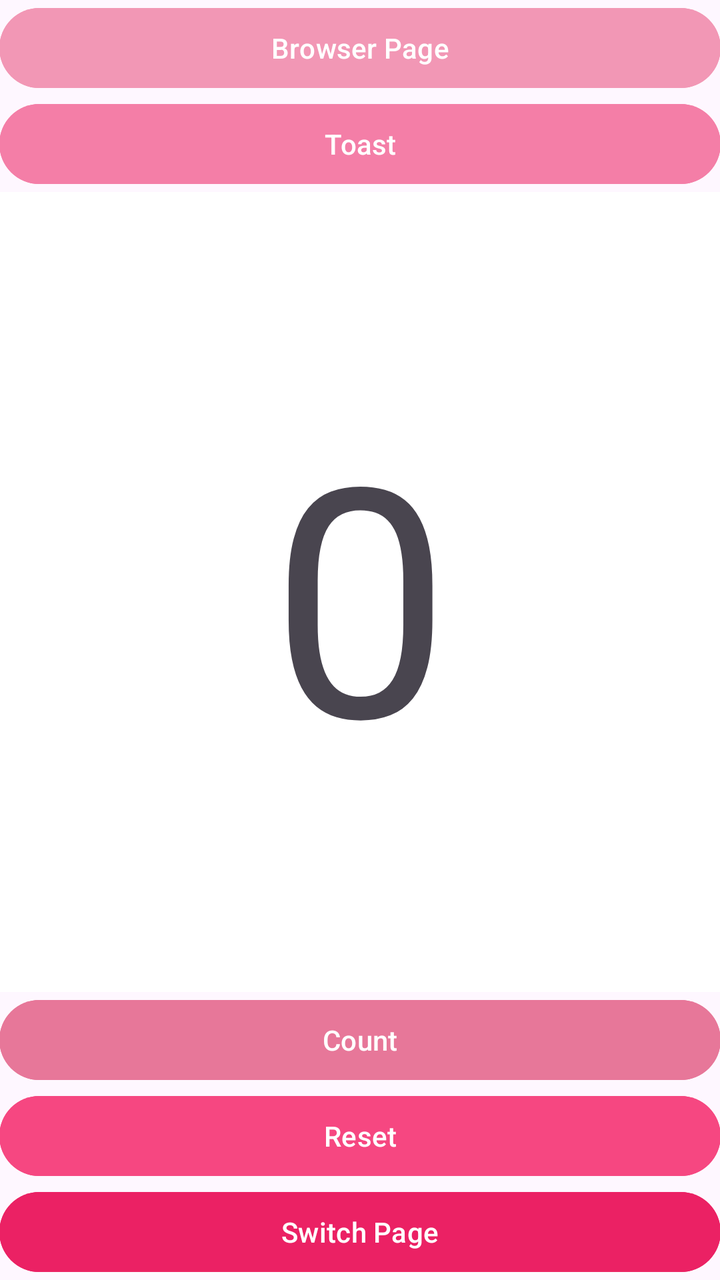
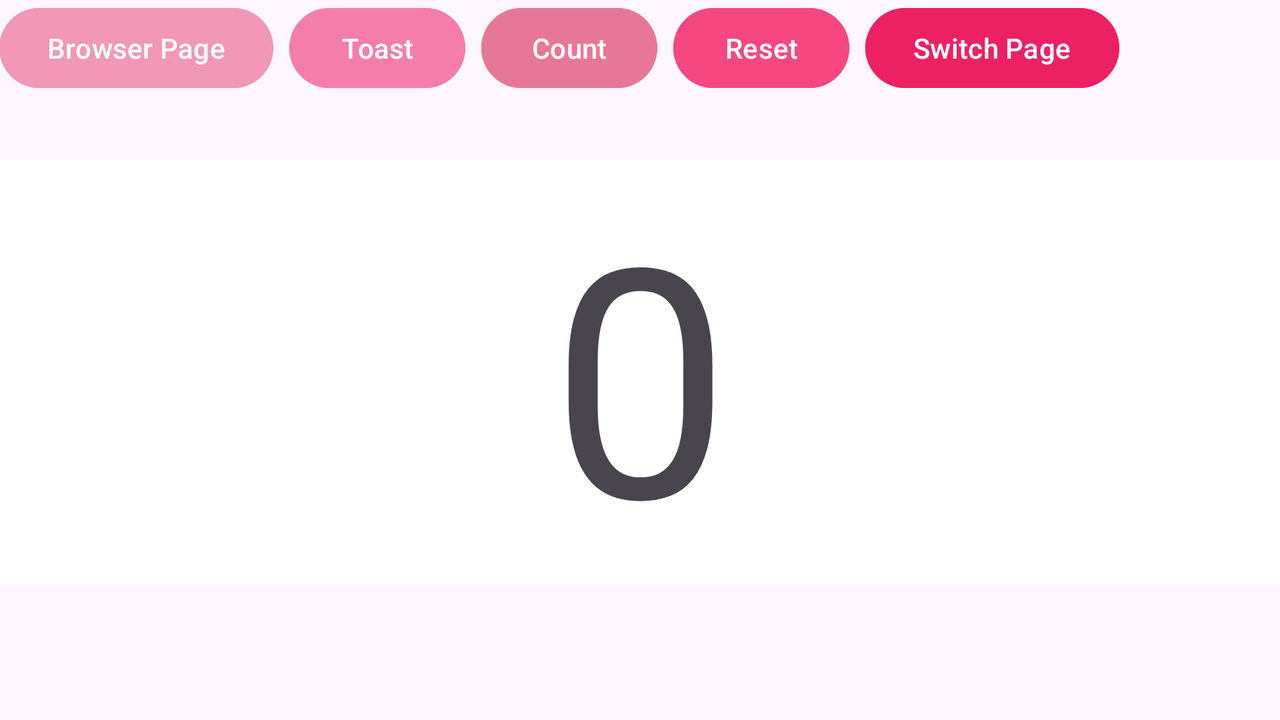

The same Android screen from two of the app's own layout files: first res/layout/ as a phone draws it, then the repository's variant for another configuration, drawn on a device whose configuration selects that folder. Both files follow.
<!-- AndroidManifest.xml: application theme Theme.Onixa -->
<!-- res/layout/activity_main.xml -->
<?xml version="1.0" encoding="utf-8"?>
<LinearLayout xmlns:android="http://schemas.android.com/apk/res/android"
    xmlns:app="http://schemas.android.com/apk/res-auto"
    xmlns:tools="http://schemas.android.com/tools"
    android:id="@+id/main"
    android:layout_width="match_parent"
    android:layout_height="match_parent"
    android:orientation="vertical"
    android:paddingBottom="@dimen/activity_vertical_margin"
    android:paddingLeft="@dimen/activity_horizontal_margin"
    android:paddingRight="@dimen/activity_horizontal_margin"
    android:paddingTop="@dimen/activity_vertical_margin"
    tools:context=".MainActivity">

    <Button
        android:id="@+id/button_browser"
        android:layout_width="match_parent"
        android:layout_height="wrap_content"
        android:backgroundTint="#F297B5"
        android:text="@string/button_label_browser" />

    <Button
        android:id="@+id/button_toast"
        android:layout_width="match_parent"
        android:layout_height="wrap_content"
        android:text="@string/button_label_toast"
        android:textColor="@color/cardview_light_background"
        android:backgroundTint="#F47EA7" />

    <TextView
        android:id="@+id/show_count"
        android:layout_width="match_parent"
        android:layout_height="0dp"
        android:textSize="160sp"
        android:background="#FFFFFF"
        android:layout_weight="2"
        android:text="@string/count_initial_value"
        android:gravity="center" />

    <Button
        android:id="@+id/button_count"
        android:layout_width="match_parent"
        android:layout_height="wrap_content"
        android:backgroundTint="#E77799"
        android:text="@string/button_label_count" />

    <Button
        android:id="@+id/button_reset"
        android:layout_width="match_parent"
        android:layout_height="wrap_content"
        android:text="@string/reset"
        android:layout_toEndOf="@+id/button_count"
        android:backgroundTint="#F64781"
        tools:ignore="ObsoleteLayoutParam" />

    <Button
        android:id="@+id/button_pindah"
        android:layout_width="match_parent"
        android:layout_height="wrap_content"
        android:backgroundTint="#EB2164"
        android:text="@string/button_label_pindah"
        app:cornerRadius="20dp"/>

</LinearLayout>
<!-- resources referenced by this layout -->
<resources>
  <string name="button_label_browser">Browser Page</string>
  <string name="button_label_count">Count</string>
  <string name="button_label_pindah">Switch Page</string>
  <string name="button_label_toast">Toast</string>
  <string name="count_initial_value">0</string>
  <string name="reset">Reset</string>
  <style name="Theme.Onixa" parent="Base.Theme.Onixa" />
  <style name="Base.Theme.Onixa" parent="Theme.Material3.DayNight.NoActionBar">
          
          
      </style>
</resources>
<!-- res/layout-land/activity_main.xml (the repository's variant of the layout above) -->
<!-- drawn on the phone turned sideways -->
<?xml version="1.0" encoding="utf-8"?>
<RelativeLayout xmlns:android="http://schemas.android.com/apk/res/android"
    xmlns:app="http://schemas.android.com/apk/res-auto"
    xmlns:tools="http://schemas.android.com/tools"
    android:id="@+id/main"
    android:layout_width="match_parent"
    android:layout_height="match_parent"
    android:paddingBottom="@dimen/activity_vertical_margin"
    android:paddingLeft="@dimen/activity_horizontal_margin"
    android:paddingRight="@dimen/activity_horizontal_margin"
    android:paddingTop="@dimen/activity_vertical_margin"
    tools:context=".MainActivity">

    <Button
        android:id="@+id/button_browser"
        android:layout_width="wrap_content"
        android:layout_height="wrap_content"
        android:backgroundTint="#F297B5"
        android:text="@string/button_label_browser"
        android:layout_alignParentTop="true"
        android:layout_marginEnd="8dp"/>

    <Button
        android:id="@+id/button_toast"
        android:layout_width="wrap_content"
        android:layout_height="wrap_content"
        android:text="@string/button_label_toast"
        android:textColor="@color/cardview_light_background"
        android:backgroundTint="#F47EA7"
        android:layout_toRightOf="@id/button_browser"
        android:layout_alignTop="@id/button_browser"
        android:layout_marginEnd="8dp"/>

    <Button
        android:id="@+id/button_count"
        android:layout_width="wrap_content"
        android:layout_height="wrap_content"
        android:backgroundTint="#E77799"
        android:text="@string/button_label_count"
        android:layout_toRightOf="@id/button_toast"
        android:layout_alignTop="@id/button_toast"
        android:layout_marginEnd="8dp"/>

    <Button
        android:id="@+id/button_reset"
        android:layout_width="wrap_content"
        android:layout_height="wrap_content"
        android:text="Reset"
        android:layout_toRightOf="@+id/button_count"
        android:backgroundTint="#F64781"
        android:layout_alignTop="@id/button_count"
        android:layout_marginEnd="8dp"/>

    <Button
        android:id="@+id/button_pindah"
        android:layout_width="wrap_content"
        android:layout_height="wrap_content"
        android:backgroundTint="#EB2164"
        android:text="@string/button_label_pindah"
        app:cornerRadius="20dp"
        android:layout_toRightOf="@id/button_reset"
        android:layout_alignTop="@id/button_reset"
        android:layout_marginEnd="8dp"/>

    <TextView
        android:id="@+id/show_count"
        android:layout_width="match_parent"
        android:layout_height="wrap_content"
        android:textSize="160sp"
        android:background="#FFFFFF"
        android:text="@string/count_initial_value"
        android:gravity="center"
        android:layout_below="@id/button_browser"
        android:layout_marginTop="32dp"/>

</RelativeLayout>
<!-- resources referenced by the variant -->
<!-- as the phone turned sideways resolves them -->
<resources>
  <string name="button_label_browser">Browser Page</string>
  <string name="button_label_count">Count</string>
  <string name="button_label_pindah">Switch Page</string>
  <string name="button_label_toast">Toast</string>
  <string name="count_initial_value">0</string>
  <style name="Theme.Onixa" parent="Base.Theme.Onixa" />
  <style name="Base.Theme.Onixa" parent="Theme.Material3.DayNight.NoActionBar">
          
          
      </style>
</resources>
